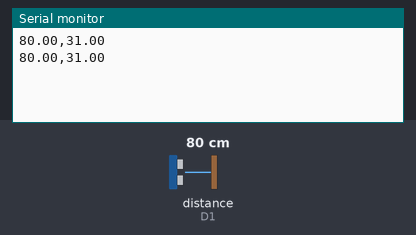
Bench run of a sketch on a simulated ESP8266 (NodeMCU). Shown: the last lines printed to the serial monitor. Wiring (inferred from the names in the program): ultrasonic range finder: trigger D2; echo D1. The inputs (shaded band) are chosen by the test bench; at power-on: distance to the obstacle (sensor on D1) 80 cm. The echo pulse lasts 58.3 µs per cm.

Above: at 2.8 s.
2.9 s: distance to the obstacle (sensor on D1) set to 2 cm
At 4.3 s:
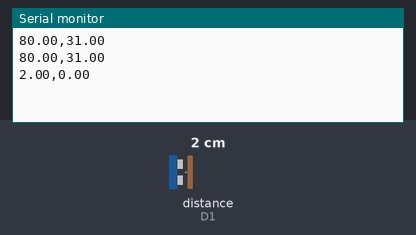
5.6 s: distance to the obstacle (sensor on D1) set to 4 cm
At 7.1 s:
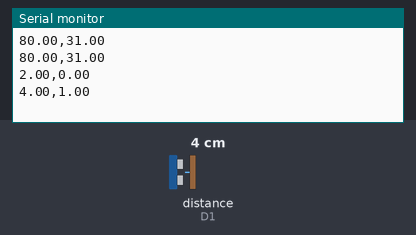
Timing chart, 0 to 8.6 s (numbered marks = the images above; inputs shaded):
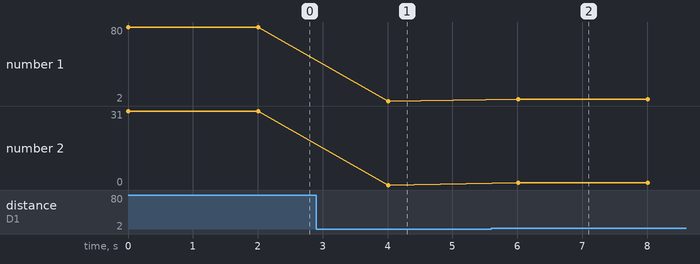

Measured:
- after the input at 2.9 s, the serial monitor: prints a new line after 1.1 s (image 1)
- after the input at 5.6 s, the serial monitor: prints a new line after 0.41 s (image 2)
- plotted number 1: 80 → 2 after the input at 2.9 s, 2 → 4 after the input at 5.6 s
- plotted number 2: 31 → 0 after the input at 2.9 s, 0 → 1 after the input at 5.6 s

The sketch:

04DHT.ino
```cpp
void setup()
 {
 pinMode(D2,OUTPUT); // Trigger Input
 pinMode(D1,INPUT); // Echo Output
 Serial.begin(9600);
}
void loop()
 {
 digitalWrite(D2,HIGH);
 delayMicroseconds(10);
 digitalWrite(D2,LOW);
 delayMicroseconds(10);
 long time = pulseIn(D1,HIGH);
// reads the pulse and convert in microseconds
 float cm = time/29/2;
 float inch = time/74/2;
 Serial.print(cm);Serial.print(",");Serial.println(inch);
 delay(2000);
}
```
